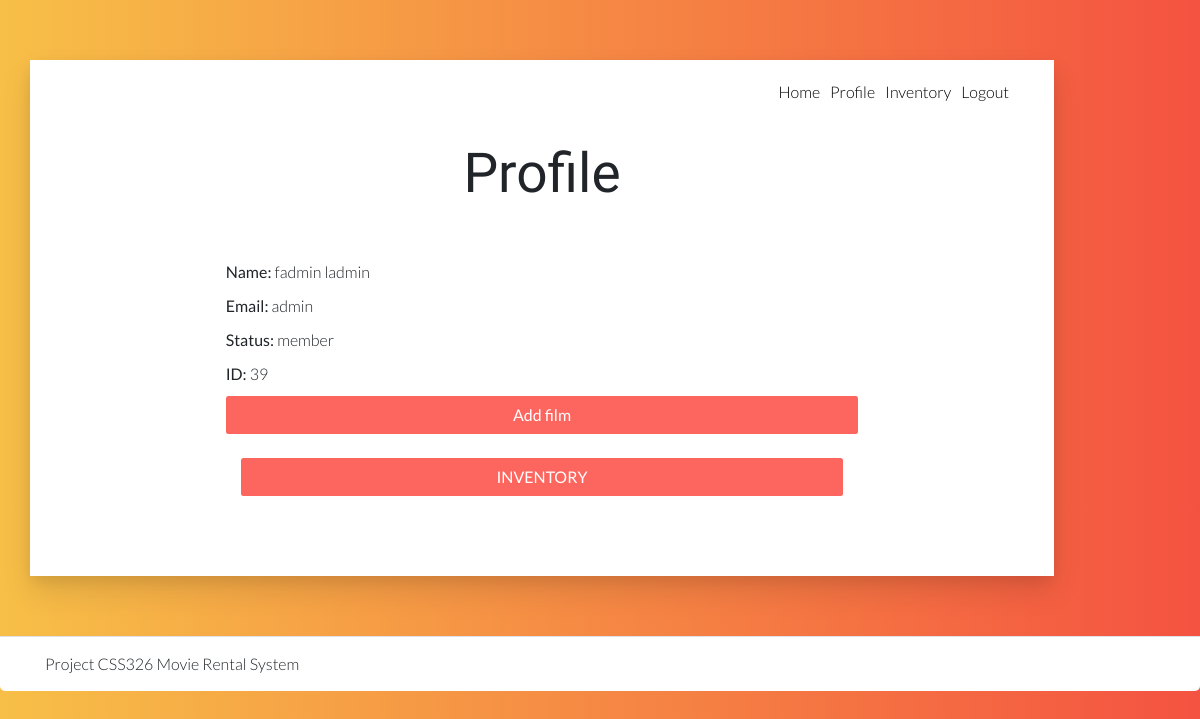
The page /profileadmin.php (signed in) on the database its author committed.
### tables this page shows
CREATE TABLE `user` (
  `user_id` int(10) NOT NULL,
  `f_name` varchar(25) NOT NULL,
  `l_name` varchar(25) NOT NULL,
  `email` varchar(25) NOT NULL,
  `password` varchar(8) NOT NULL
);

### profileadmin.php (the view, shortened to what this page needs)
<?php require_once('connect.php');
$user_id = $_SESSION['user_id'];
if(isset($_SESSION['admin_id'])){
	$admin_id = $_SESSION['admin_id'];
}
?>
<!DOCTYPE html>
<html lang="en">
<head>
    <link rel="stylesheet" href="vendor/bootstrap/bootstrap.min.css">
    <link rel="stylesheet" href="vendor/select2/select2.min.css">
    <link rel="stylesheet" href="vendor/owlcarousel/owl.carousel.min.css">
    <link rel="stylesheet" href="vendor/lightcase/lightcase.css">
    <link rel="stylesheet" href="css/style.min.css">
    <link rel="stylesheet" href="https://cdn.linearicons.com/free/1.0.0/icon-font.min.css">
    <link href="https://file.myfontastic.com/7vRKgqrN3iFEnLHuqYhYuL/icons.css" rel="stylesheet">
</head>
<body data-spy="scroll" data-target="#navbar-nav-header" class="static-layout">
    <div class="boxed-page">
        <nav id="gtco-header-navbar" class="navbar navbar-expand-lg py-4">
            <div class="container">
                <div class="collapse navbar-collapse" id="navbar-nav-header">
                    <ul class="navbar-nav ml-auto">
                        <li class="nav-item">
                            <a class="nav-link" href="home.php">Home</a>
                        </li>
                        <li class="nav-item">
                            <a class="nav-link" href="profile.php">Profile</a>
                        </li>
                        <li class="nav-item">
                            <a class="nav-link" href="inventory.php">Inventory</a>
                        </li>
                        <li class="nav-item">
                            <a class="nav-link" href="login.php">Logout</a>
                        </li>
                    </ul>
                </div>
            </div>
        </nav>
        <section id="gtco-contact-form" class="bg-white">
            <div class="container">
                <div class="section-content">
                    <div class="title-wrap">
                        <h1 class="display-2 mb-4">Profile</h1><br>
                    </div>
                    <div class="row">
                        <div class="col-md-8 offset-md-2 mt-4">
						<?php
							$select= mysqli_query($mysqli, "SELECT * FROM user WHERE user_id='$user_id'")or die('query faied');
							if(mysqli_num_rows($select)>0){
								$fetch = mysqli_fetch_assoc($select);
							}
						?>
						<tr>
                            <p><strong>Name:     </strong><td><?php echo $fetch['f_name']?> <?php echo " " ?><?php echo $fetch['l_name']?></td></p>
                            <p><strong>Email:    </strong><td><?php echo $fetch['email']?> </td></p>
                            <p><strong>Status:   </strong><?php
													if(isset($admin_id) and $admin_id==1){
														echo "admin";
														}else{
														echo "member";
														}
														?></p>
                            <p><strong>ID:  </strong><td> <?php echo $fetch['user_id']?></td></p>
							<td><a href='add_film.php?admin=<?=$admin_id?>'><button class="btn btn-block btn-secondary btn-red" name="add_film">
											   Add film
										</button></a></td>
						</tr>
                                <br>
                                <div class="col-md-12 form-btn text-center">
                                    <a href="inventory.php">
										<button class="btn btn-block btn-secondary btn-red" name="inv">
											   INVENTORY
										</button>
									</a>
                                </div>
                            </div>
                        </div>
                    </div>
                </div>
            </div>
        <footer class="mastfoot mb-3 bg-white py-4 border-top">
            <div class="inner container">
                <div class="row">
                    <div class="col-md-6 d-flex align-items-center justify-content-md-start justify-content-center">
                        <p class="mb-0">Project CSS326 Movie Rental System</p>
                    </div>
                </div>
            </div>
        </footer>
</body>
</html>

### rows shown on the page
user: f_name "fadmin", l_name "ladmin", email "admin", user_id "39"
